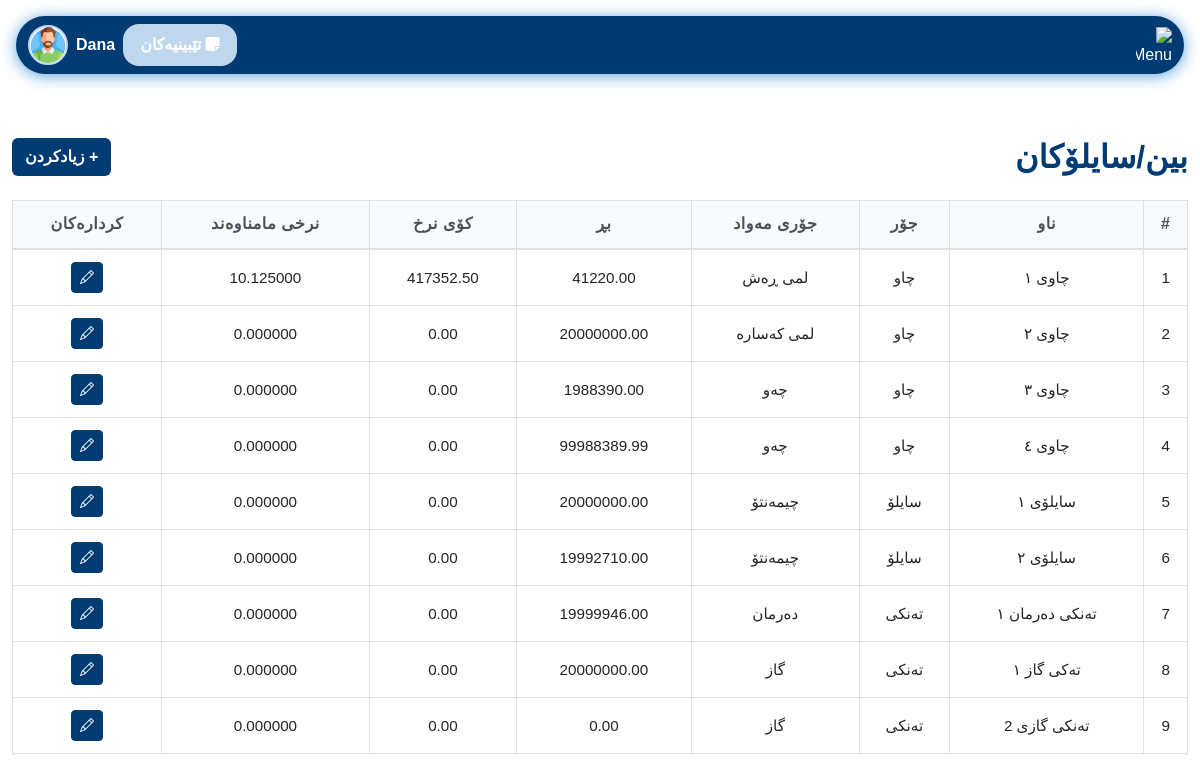
The app's page /pages/bins_silos.php (signed in), older data.
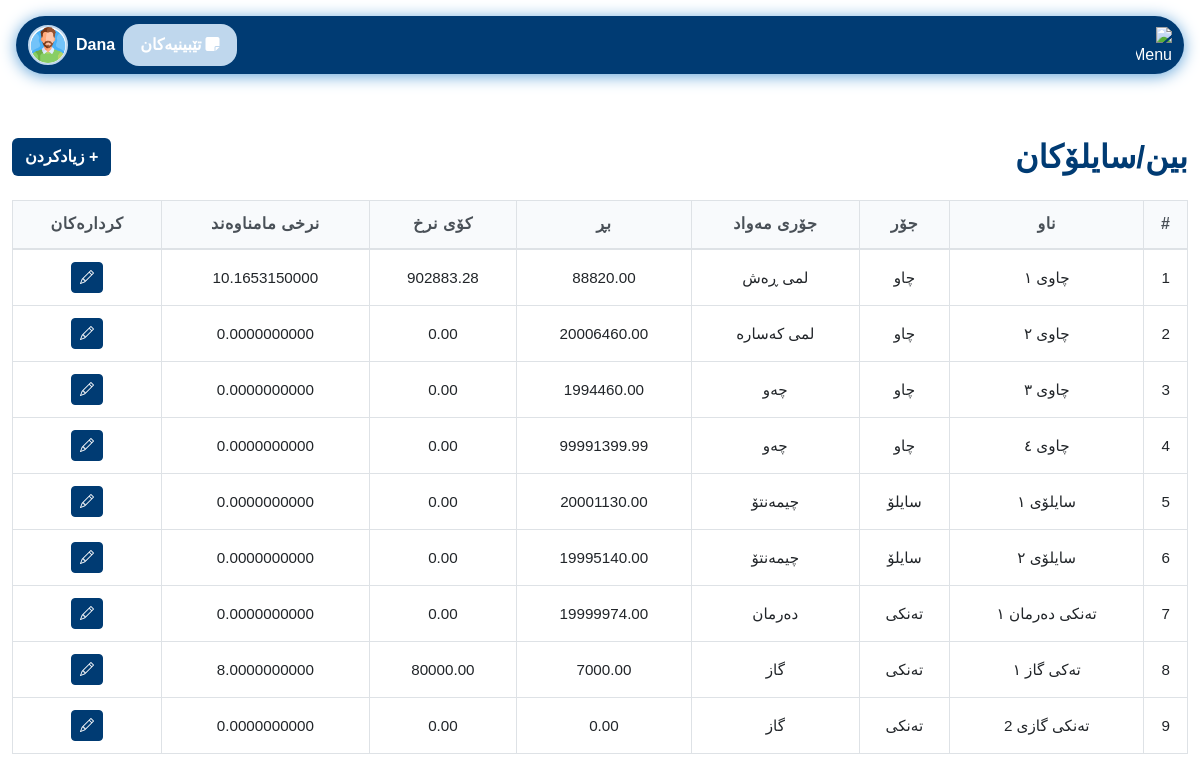
The same page, newer data.
### tables this page shows
CREATE TABLE `bins_silos` (
  `id` int(11) NOT NULL,
  `name` varchar(50) DEFAULT NULL,
  `type` enum('چاو','سایلۆ','تەنکی','عەمبار') DEFAULT NULL,
  `material_type` varchar(50) DEFAULT NULL,
  `amount` decimal(10,2) DEFAULT 0.00,
  `total_value` decimal(12,2) DEFAULT 0.00,
  `average_price` decimal(15,10) DEFAULT NULL
);

### config/permissions.php (called while the page is built, shortened)
<?php
function hasPermission($perm) {
    global $pdo;
    $role = $_SESSION['role'];
    if ($role === 'admin') return true;
    $stmt = $pdo->prepare('SELECT COUNT(*) FROM role_permissions rp JOIN permissions p ON rp.permission_id = p.id WHERE rp.role = ? AND p.name = ?');
    $stmt->execute([$role, $perm]);
    $result = $stmt->fetchColumn();
    return $result > 0;
}

### pages/bins_silos.php (the view, shortened to what this page needs)
<?php
require_once '../config/db_conected.php';
require_once '../config/permissions.php';
$bins = $pdo->query("SELECT * FROM bins_silos")->fetchAll(PDO::FETCH_ASSOC);
?>
<!DOCTYPE html>
<html lang="ku">
<head>
    <link href="https://cdn.jsdelivr.net/npm/bootstrap@5.3.0/dist/css/bootstrap.rtl.min.css" rel="stylesheet">
    <link href="../assets/css/login.css" rel="stylesheet">
    <link href="../assets/css/variables.css" rel="stylesheet">
    <link href="../assets/css/nav.css" rel="stylesheet">
    <link href="../assets/css/comon/table.css" rel="stylesheet">
    <link href="../assets/css/comon/style.css" rel="stylesheet">
    <link href="../assets/css/comon/select2_design.css" rel="stylesheet">
    <link rel="stylesheet" href="https://cdn.jsdelivr.net/npm/select2-bootstrap-5-theme@1.3.0/dist/select2-bootstrap-5-theme.rtl.min.css" />
    <link rel="stylesheet" href="https://cdnjs.cloudflare.com/ajax/libs/font-awesome/6.4.2/css/all.min.css">
</head>
<body dir="rtl">
<?php include '../includes/navbar.php'; ?>
<div class="container-fluid py-5">
    <div class="d-flex justify-content-between align-items-center mb-4">
        <h2 class="mb-0" style="color: var(--seafoam-green); font-weight: bold;">بین/سایلۆکان</h2>
        <?php if (hasPermission('add_material')): ?>
        <button class="btn" data-bs-toggle="modal" data-bs-target="#addBinModal" style="background: var(--seafoam-green); color:white; font-weight: bold;">+ زیادکردن</button>
        <?php endif; ?>
    </div>
    <div class="table-responsive">
        <table class="table table-bordered table-hover align-middle text-center" id="binsTable">
            <thead style="background: var(--kelly-green); color: var(--seafoam-green);">
                <tr>
                    <th>#</th>
                    <th>ناو</th>
                    <th>جۆر</th>
                    <th>جۆری مەواد</th>
                    <th>بڕ</th>
                    <th>کۆی نرخ</th>
                    <th>نرخی مامناوەند</th>
                    <th>کردارەکان</th>
                </tr>
            </thead>
            <tbody>
                <?php if (count($bins) === 0): ?>
                <tr>
                    <td colspan="8">هیچ داتایەک نییە</td>
                </tr>
                <?php else: ?>
                    <?php foreach ($bins as $i => $bin): ?>
                    <tr>
                        <td><?= $i+1 ?></td>
                        <td><?= htmlspecialchars($bin['name']) ?></td>
                        <td><?= htmlspecialchars($bin['type']) ?></td>
                        <td><?= htmlspecialchars($bin['material_type']) ?></td>
                        <td><?= htmlspecialchars($bin['amount']) ?></td>
                        <td><?= htmlspecialchars($bin['total_value']) ?></td>
                        <td><?= htmlspecialchars($bin['average_price']) ?></td>
                        <td>
                            <?php if (hasPermission('edit_material')): ?>
                            <button class="btn btn-sm btn-primary edit-btn" data-id="<?= $bin['id'] ?>" data-name="<?= htmlspecialchars($bin['name']) ?>" data-type="<?= htmlspecialchars($bin['type']) ?>" data-material_type="<?= htmlspecialchars($bin['material_type']) ?>" data-amount="<?= htmlspecialchars($bin['amount']) ?>" data-total_value="<?= htmlspecialchars($bin['total_value']) ?>" data-average_price="<?= htmlspecialchars($bin['average_price']) ?>" aria-label="نوێکردنەوە"><i class="bi bi-pencil"></i></button>
                            <?php endif; ?>
                        </td>
                    </tr>
                    <?php endforeach; ?>
                <?php endif; ?>
            </tbody>
        </table>
    </div>
</div>
</body>
</html>

Row changes from the older to the newer data that the page shows:
changed bins_silos "چاوی ١": amount "41220.00" → "88820.00"; total_value "417352.50" → "902883.28"; average_price "10.125000" → "10.1653150000"
changed bins_silos "چاوی ٢": amount "20000000.00" → "20006460.00"; average_price "0.000000" → "0.0000000000"
changed bins_silos "چاوی ٣": amount "1988390.00" → "1994460.00"; average_price "0.000000" → "0.0000000000"
changed bins_silos "چاوی ٤": amount "99988389.99" → "99991399.99"; average_price "0.000000" → "0.0000000000"
changed bins_silos "سایلۆی ١": amount "20000000.00" → "20001130.00"; average_price "0.000000" → "0.0000000000"
changed bins_silos "سایلۆی ٢": amount "19992710.00" → "19995140.00"; average_price "0.000000" → "0.0000000000"
changed bins_silos "تەنکی دەرمان ١": amount "19999946.00" → "19999974.00"; average_price "0.000000" → "0.0000000000"
changed bins_silos "تەکی گاز ١": amount "20000000.00" → "7000.00"; total_value "0.00" → "80000.00"; average_price "0.000000" → "8.0000000000"
computed for bins_silos "تەنکی گازی 2": average_price "0.000000" → "0.0000000000"
